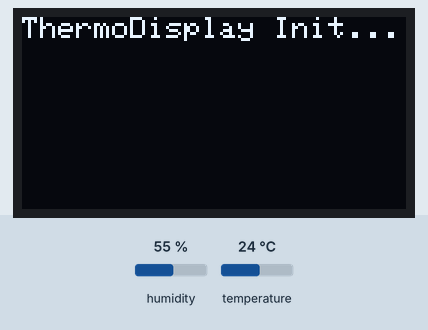
This program was run on a simulated Arduino Uno, built with avr-gcc and run on an emulated ATmega328P. Shown: 128×64 one-colour display. The inputs (shaded band) are chosen by the test bench; at power-on: humidity 55 %, temperature 24 °C. What the program prints to the serial monitor is not drawn.

Above: at 2.1 s.
At 8.2 s:
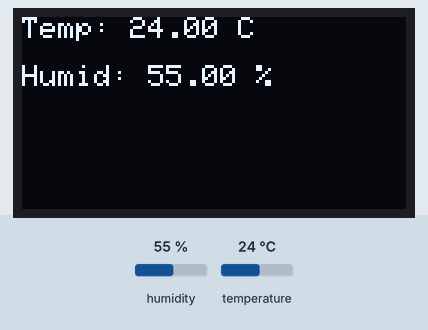
8.3 s: humidity set to 22 %
At 9.6 s:
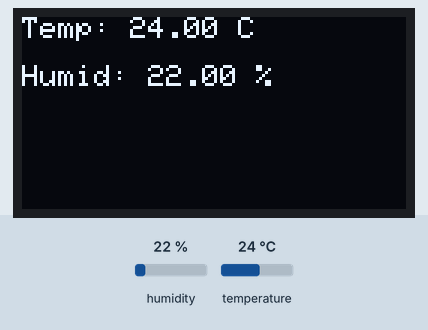
10.9 s: temperature set to 12 °C
At 12.4 s:
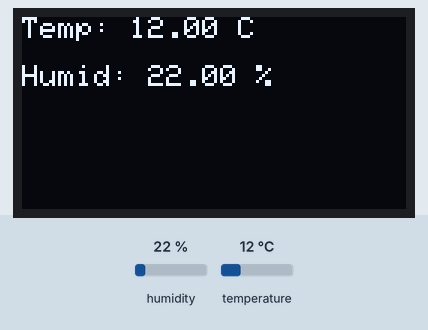
13.5 s: humidity set to 40 %
At 15.7 s:
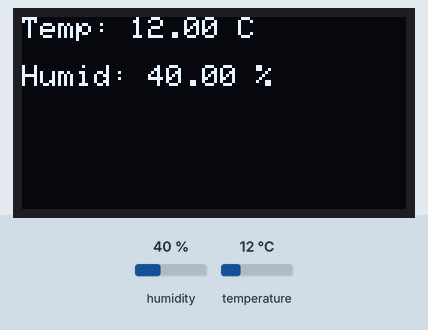
16.7 s: temperature set to 19 °C
Timing chart, 0 to 19.7 s (numbered marks = the images above; inputs shaded):
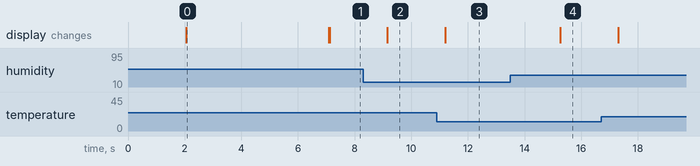

The program:

main.cpp
```cpp
#include <Arduino.h> //Serial.begin /
#include "sensor.h"  //
#include "thermo_display.h" //

#define DHT_PIN (2)
#define DHT_TYPE (DHT22)

Sensor g_sensor(DHT_PIN, DHT_TYPE);
OledDisplay g_display;

void setup()
{
    Serial.begin(9600);
    delay(2000);
    Serial.println(F("=== Starting ThermoDisplay ==="));

    g_sensor.begin();

    if(!g_display.InitDisplay())
    {
        Serial.println(F("Display init failed"));
        while(true); // don't procced, don't move to the loop() function
    }

}

void loop()
{
    g_sensor.update();
    float temp = g_sensor.getTemperature();
    float humid = g_sensor.getHumidity();

    if(isnan(temp) || isnan(humid))
    {
        Serial.println(F("Sensor read error!"));
        g_display.ShowSensorData(0, 0);
    }
    else
    {
        Serial.print(F("Temp: "));
        Serial.print(temp);
        Serial.print(F(" | Hum: "));
        Serial.println(humid);

        g_display.ShowSensorData(temp, humid);
    }

    delay(2000); //For conveniate display's rate
}
```

sensor.h
```cpp
#ifndef SENSOR_H
#define SENSOR_H

// Need for communication with DHT22 sensor
#include <DHT.h> // begin, readTemperature, readHumidity
#include <Arduino.h> // uint8_t, float..., millis

class Sensor
{
public:
//Ctor: Get the #Pin and sensor type(DHT22)
    Sensor(uint8_t pin, uint8_t type);

// Initialization of the sensor - must call one time in setup()
    void begin();

//Reading new data if passes suffice time (2 msec)
    void update();

//Functions(getters) for access of the last values
    float getTemperature() const;
    float getHumidity() const;

private:
    DHT m_dht; // object's sensor
    float m_temperature; // Temperature's last read value
    float m_humidity; //Humidity's last read value
    unsigned long m_last_read_time; // In msec


private:
// Reading directlly from the sensor(calls from update())
    void readSensor();


}; //class Sensor

#endif // SENSOR_H
```

thermo_display.h
```cpp
#ifndef THERMO_DISPLAY_H
#define THERMO_DISPLAY_H

#include <Arduino.h> //println, length, print, println
#include <Wire.h> //begin (for OLED I2C)
#include <Adafruit_GFX.h> // setTextSize, setTextColor, setCersor
#include <Adafruit_SSD1306.h> //clearDisplay, display

class OledDisplay
{
public:
    //Ctor. Initialization of the variables
    OledDisplay();
    // Initialization of the screen
    bool InitDisplay();
    //Showing the temperature and humidity
    void ShowSensorData(float temp, float humid);

private:
    Adafruit_SSD1306 m_display;
    bool m_initied;
}; // OledDisplay

#endif // THERMO_DISPLAY_H
```

sensor.cpp
```cpp
#include "sensor.h"

//Ctor
Sensor::Sensor(uint8_t pin, uint8_t type)
    : m_dht(pin, type), m_temperature(0.0f),
      m_humidity(0.0f), m_last_read_time(0)
    {}
//Initilaize the sensor
void Sensor::begin()
{
    m_dht.begin();
}

// Internal function to read values from the sensor
void Sensor::readSensor()
{
    float temp = m_dht.readTemperature();
    float humid = m_dht.readHumidity();

    //Check if the values are valids
    if(!isnan(temp) & !isnan(humid))
    {
        m_temperature = temp;
        m_humidity = humid;
    }
}
// update values(every 2 sec)
void Sensor::update()
{
    unsigned long current_time = millis();
//Checking if passes 2 sec from the last reading
    if(current_time - m_last_read_time >= 2000)
    {
        readSensor();
        m_last_read_time = current_time;
    }
}
//Getters
float Sensor::getTemperature() const
{
    return m_temperature;
}

float Sensor::getHumidity() const
{
    return m_humidity;
}
```

thermo_display.cpp
```cpp
#include "thermo_display.h"

#define SCREEN_WIDTH 128
#define SCREEN_HEIGHT 64
#define OLED_ADDR 0x3C

OledDisplay::OledDisplay() :
    m_display(SCREEN_WIDTH, SCREEN_HEIGHT, &Wire, -1),
    m_initied(false)
{}

bool OledDisplay::InitDisplay()
{
    Wire.begin();

    if(!m_display.begin(SSD1306_SWITCHCAPVCC, OLED_ADDR))
    {
        m_initied = false;
        return false;
    }

    m_display.clearDisplay();
    m_display.setTextColor(SSD1306_WHITE);
    m_display.setTextSize(1);
    m_display.setCursor(0, 0);
    m_display.println(F("ThermoDisplay Init..."));
    m_display.display();
    delay(5000);

    m_display.clearDisplay();
    m_display.display();
    m_initied = true;

    return true;
}

void OledDisplay::ShowSensorData(float temp, float humid)
{
    if(!m_initied) return;

    m_display.clearDisplay();
    m_display.setTextSize(1);
    m_display.setTextColor(SSD1306_WHITE);

    m_display.setCursor(0, 0);
    m_display.print("Temp: ");
    m_display.print(temp, 2);
    m_display.println(" C");

    m_display.setCursor(0, 16);
    m_display.print("Humid: ");
    m_display.print(humid, 2);
    m_display.println(" %");

    m_display.display();

}
```

Measured:
- after the input at 8.3 s, the display: changes after 0.86 s (image 2)
- after the input at 10.9 s, the display: changes after 0.29 s (image 3)
- after the input at 13.5 s, the display: changes after 1.8 s (image 4)
- what the display in image 0 shows lasts 5.0 s, from 2.1 s to 7.1 s
